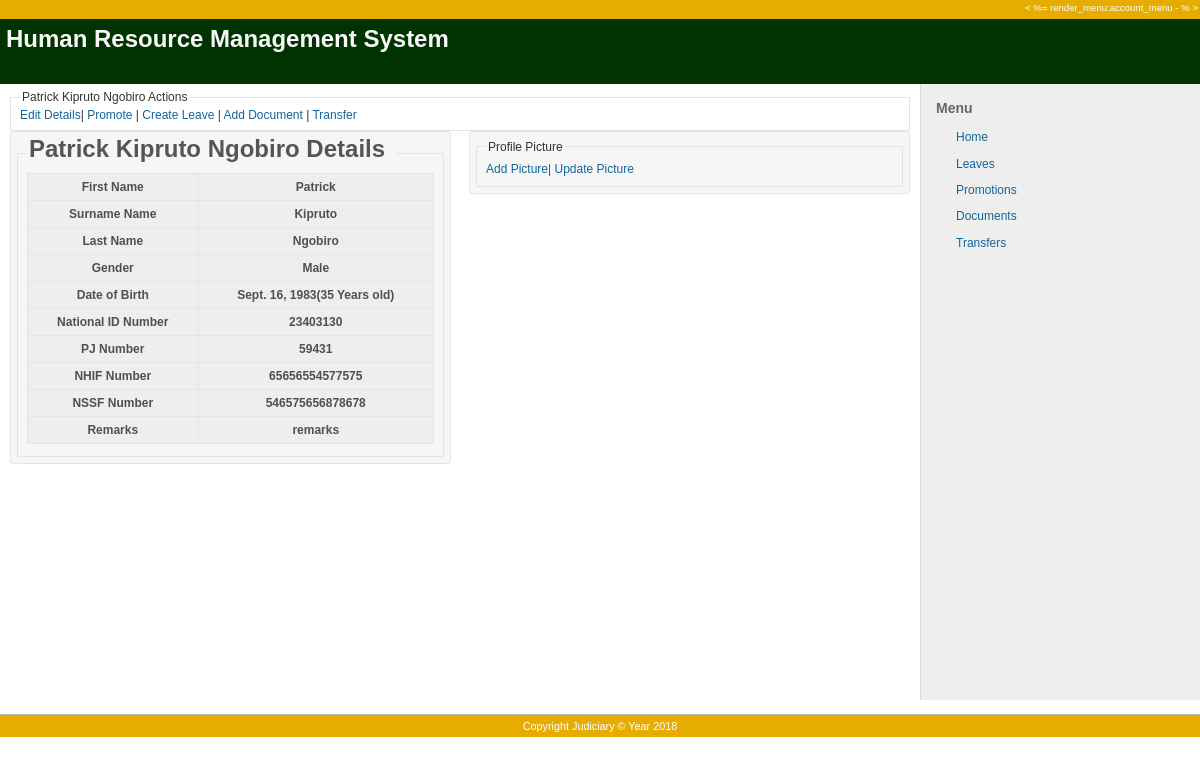
Page /employees/details/1 on the committed database.
### employees/models.py (models this page shows, shortened)
class Employee(models.Model):
    GENDER = ((1, 'Male'), (2, 'Female'), (3, 'Transgender'),)
    STATUS = ((1, 'inservice'), (2, 'dismissed'), (3, 'retired'), (4, 'suspended'), (5, 'deceased'))
    first_name = models.CharField(max_length=20, help_text="Employee First Name")
    middle_name = models.CharField(max_length=20, help_text="Employee Middle Name")
    last_name = models.CharField(max_length=20, help_text="Employee Surname Name")
    id_number = models.CharField(max_length=10, help_text="Passport or National Identification Number")
    pj_number = models.IntegerField(unique=True)
    nhif_number = models.CharField(max_length=20, unique=True)
    nssf_number = models.CharField(max_length=20, unique=True)
    date_of_birth = models.DateField(verbose_name="Date of Birth")
    gender = models.IntegerField(choices=GENDER)
    postal_address = models.CharField(max_length=10, help_text="Postal Adddress", blank=True, null=True)
    home_country = models.IntegerField()
    remarks = models.CharField(max_length=20, blank=True, null=True)
    profile_picture = models.ImageField(upload_to='employees_profile_picture', blank=True, null=True)
    def full_name(self):
        return (" ".join([self.first_name, self.middle_name, self.last_name]))
    def age(self):
        return timezone.now().year - self.date_of_birth.year
    class Meta:
        ordering = ('pj_number',)

### employees/views.py (the view)
# urls.py: url(r'^details/(?P<pk>\d+)$', views.EmployeeDetailView.as_view(), name='employee-detail'),
class EmployeeDetailView(generic.DetailView):
    model = Employee

### employees/templates/employees/employee_detail.html (shortened to what this page needs)
{% extends 'employees/base.html' %}
{% block sidebar %}
<div id="admin-menu">
    <li><a href="/employees/list" class="icon icon-group">Home</a></li>
    <li><a href="{% url 'employee-leaves' employee.pk %}">Leaves</a></li>
    <li><a href="{% url 'employee-promotions' employee.pk %}">Promotions</a></li>
    <li><a href="{% url 'employee-documents' employee.pk %}">Documents</a></li>
    <li><a href="{% url 'employee-transfers' employee.pk %}">Transfers</a></li>
</div>
{% endblock sidebar%}
{% block content %}
<div class="content">
    <fieldset>
        <legend>{{employee.full_name}} Actions</legend>
        <a href="{% url 'employee-update' employee.pk %}"> Edit Details</a>|
        <a href="{% url 'employee-promote' employee.pk %}"> Promote </a>|
        <a href="{% url 'employee-new-leave' employee.pk %}"> Create Leave </a>|
        <a href="{% url 'employee-add-new-document' employee.pk %}"> Add Document </a>|
        <a href="{% url 'employee-new-transfer' employee.pk %}"> Transfer </a>
    </fieldset>
    <div class="splitcontentleft">
        <div class="box">
            <fieldset>
                <legend><h1>{{employee.full_name}} Details</h1> </legend>
                <table border=1 id="list" class="list issues odd-even sort-by-id sort-desc">
                    <tr>
                        <th>First Name</th>
                        <th>{{employee.first_name}}</th>
                    </tr>
                    <th>Surname Name</th>
                    <th>{{employee.middle_name}}</th>
                    <th>Last Name</th>
                    <th>{{employee.last_name}}</th>
                    <th>Gender</th>
                    <th>{{employee.get_gender_display}}</th>
                    <tr>
                        <th>Date of Birth</th>
                        <th>{{employee.date_of_birth}}({{employee.age}} Years old)</th>
                    </tr>
                    <tr>
                        <th>National ID Number</th>
                        <th>{{employee.id_number}}</th>
                    </tr>
                    <tr>
                        <th>PJ Number</th>
                        <th>{{employee.pj_number}}</th>
                    </tr>
                    <tr>
                        <th>NHIF Number</th>
                        <th>{{employee.nhif_number}}</th>
                    </tr>
                    <tr>
                        <th>NSSF Number</th>
                        <th>{{employee.nssf_number}}</th>
                    </tr>
                    <tr>
                        <th>Remarks</th>
                        <th>{{employee.remarks}}</th>
                    </tr>
                </table>
            </fieldset>
        </div>
    </div>
    <div class="splitcontentright">
        <div class="box">
            <fieldset>
                <legend> Profile Picture</legend>
                <a href=""> Add Picture</a>|
                <a href=""> Update Picture</a>
            </fieldset>
        </div>
    </div>
    {% endblock content%}

### employees/static/css/main.css (style rules this page uses)
html { overflow-y:scroll; }
body { font-family: Verdana, sans-serif; font-size: 12px; color:#333; margin: 0; padding: 0; min-width: 900px; }
h1, h2, h3, h4 { font-family: "Trebuchet MS", Verdana, sans-serif;padding: 2px 10px 1px 0px;margin: 0 0 10px 0; }
#content h1, h2, h3, h4 { color: #555; }
#admin-menu li { margin: 0; padding: 0 0 6px 0; list-style-type:none; }
#admin-menu a { background-position: 0% 40%; background-repeat: no-repeat; padding-left: 20px; padding-top: 2px; padding-bottom: 3px; }
a, a:link, a:visited { color: #169; text-decoration: none; }
#admin-menu a { line-height:1.7em; }
table.list, .table-list { border: 1px solid #e4e4e4; border-collapse: collapse; width: 100%; margin-bottom: 4px; }
table.list th, .table-list-header { background-color:#EEEEEE; padding: 4px; white-space:nowrap; font-weight:bold; }
.box { padding:6px; margin-bottom: 10px; background-color:#f6f6f6; color:#505050; line-height:1.5em; border: 1px solid #e4e4e4; word-wrap: break-word; border-radius: 3px; }
.splitcontentleft { float:left; width:49%; }
.splitcontentright { float:right; width:49%; }
fieldset { border: 1px solid #e4e4e4; margin:0; }
legend { color: #333; }
.icon { background-position: 0% 50%; background-repeat: no-repeat; padding-left: 20px; padding-top: 2px; padding-bottom: 3px; }

### employees/static/css/mobile.css (style rules this page uses)
.content { width: 100%; height: 100%; margin: 0px; padding: 0px; overflow-x: hidden; z-index: 9999; position: fixed; left: 0; right: 0; }
* { font-family: 'Montserrat', sans-serif; }
th, td { padding: 15px; text-align: left; border-bottom: 1px solid #ddd; }
th { color: #dd5; }

### rows in the picture
Employee: full_name "Patrick Kipruto Ngobiro", first_name "Patrick", middle_name "Kipruto", last_name "Ngobiro", gender "Male", date_of_birth "Sept. 16, 1983", age "35", id_number "23403130", pj_number "59431", nhif_number "65656554577575", nssf_number "546575656878678", remarks "remarks"
